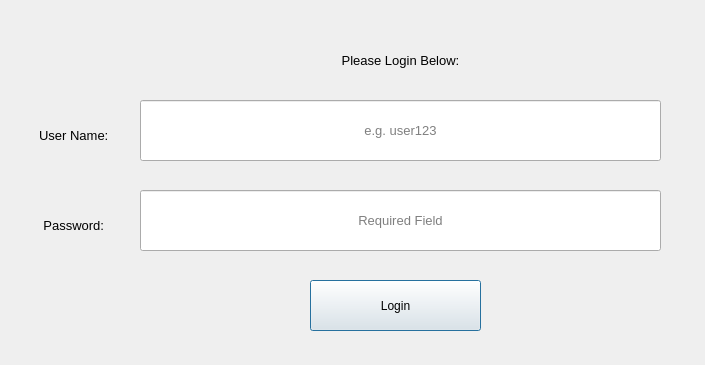
<?xml version="1.0" encoding="UTF-8"?>
<ui version="4.0">
 <class>Dialog</class>
 <widget class="QDialog" name="Dialog">
  <property name="geometry">
   <rect>
    <x>0</x>
    <y>0</y>
    <width>705</width>
    <height>365</height>
   </rect>
  </property>
  <property name="windowTitle">
   <string>Gait and Kyphosis Analyzer</string>
  </property>
  <widget class="QPushButton" name="pushButton">
   <property name="geometry">
    <rect>
     <x>310</x>
     <y>280</y>
     <width>171</width>
     <height>51</height>
    </rect>
   </property>
   <property name="text">
    <string>Login</string>
   </property>
  </widget>
  <widget class="QLineEdit" name="lineEdit">
   <property name="geometry">
    <rect>
     <x>140</x>
     <y>100</y>
     <width>521</width>
     <height>61</height>
    </rect>
   </property>
   <property name="font">
    <font>
     <pointsize>10</pointsize>
    </font>
   </property>
   <property name="echoMode">
    <enum>QLineEdit::Normal</enum>
   </property>
   <property name="alignment">
    <set>Qt::AlignCenter</set>
   </property>
   <property name="placeholderText">
    <string>e.g. user123</string>
   </property>
   <property name="clearButtonEnabled">
    <bool>true</bool>
   </property>
  </widget>
  <widget class="QLineEdit" name="lineEdit_2">
   <property name="geometry">
    <rect>
     <x>140</x>
     <y>190</y>
     <width>521</width>
     <height>61</height>
    </rect>
   </property>
   <property name="font">
    <font>
     <pointsize>10</pointsize>
    </font>
   </property>
   <property name="echoMode">
    <enum>QLineEdit::Password</enum>
   </property>
   <property name="alignment">
    <set>Qt::AlignCenter</set>
   </property>
   <property name="placeholderText">
    <string>Required Field</string>
   </property>
   <property name="clearButtonEnabled">
    <bool>true</bool>
   </property>
  </widget>
  <widget class="QLabel" name="label_2">
   <property name="geometry">
    <rect>
     <x>20</x>
     <y>210</y>
     <width>111</width>
     <height>31</height>
    </rect>
   </property>
   <property name="font">
    <font>
     <pointsize>10</pointsize>
    </font>
   </property>
   <property name="text">
    <string>Password: </string>
   </property>
   <property name="alignment">
    <set>Qt::AlignCenter</set>
   </property>
  </widget>
  <widget class="QLabel" name="label_3">
   <property name="geometry">
    <rect>
     <x>20</x>
     <y>120</y>
     <width>111</width>
     <height>31</height>
    </rect>
   </property>
   <property name="font">
    <font>
     <pointsize>10</pointsize>
    </font>
   </property>
   <property name="text">
    <string>User Name: </string>
   </property>
   <property name="alignment">
    <set>Qt::AlignCenter</set>
   </property>
  </widget>
  <widget class="QLabel" name="label">
   <property name="geometry">
    <rect>
     <x>140</x>
     <y>40</y>
     <width>521</width>
     <height>41</height>
    </rect>
   </property>
   <property name="font">
    <font>
     <pointsize>10</pointsize>
    </font>
   </property>
   <property name="layoutDirection">
    <enum>Qt::LeftToRight</enum>
   </property>
   <property name="text">
    <string>Please Login Below:</string>
   </property>
   <property name="alignment">
    <set>Qt::AlignCenter</set>
   </property>
   <property name="wordWrap">
    <bool>true</bool>
   </property>
   <property name="margin">
    <number>0</number>
   </property>
   <property name="indent">
    <number>-1</number>
   </property>
  </widget>
 </widget>
 <resources/>
 <connections/>
</ui>
